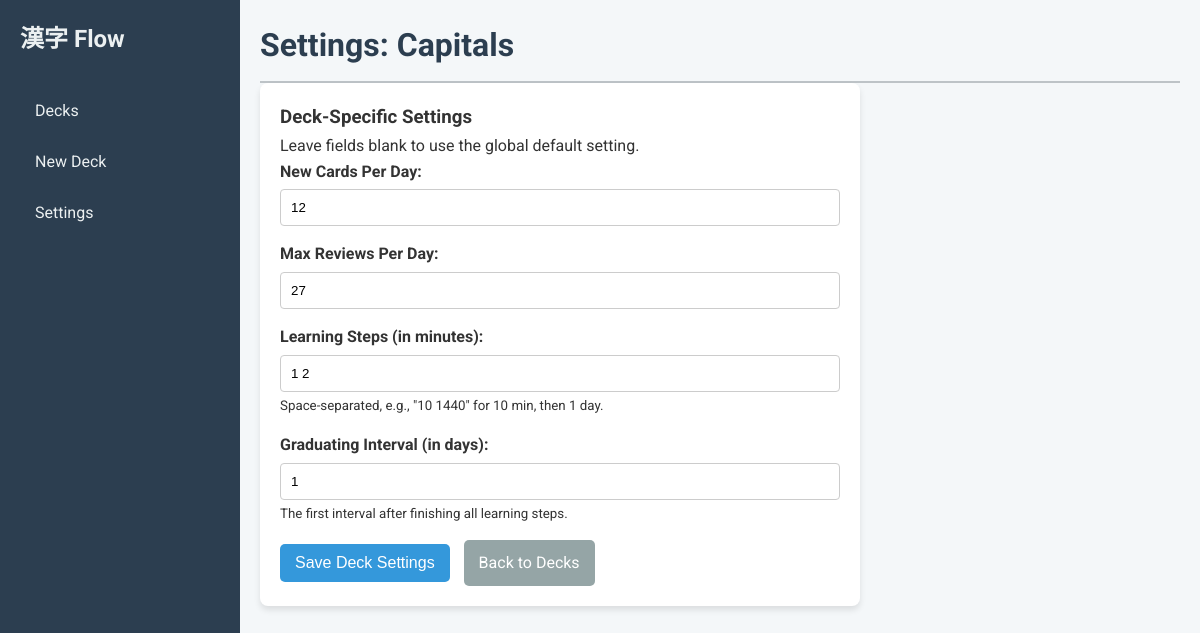
The page /settings/1 on the database as committed earlier.
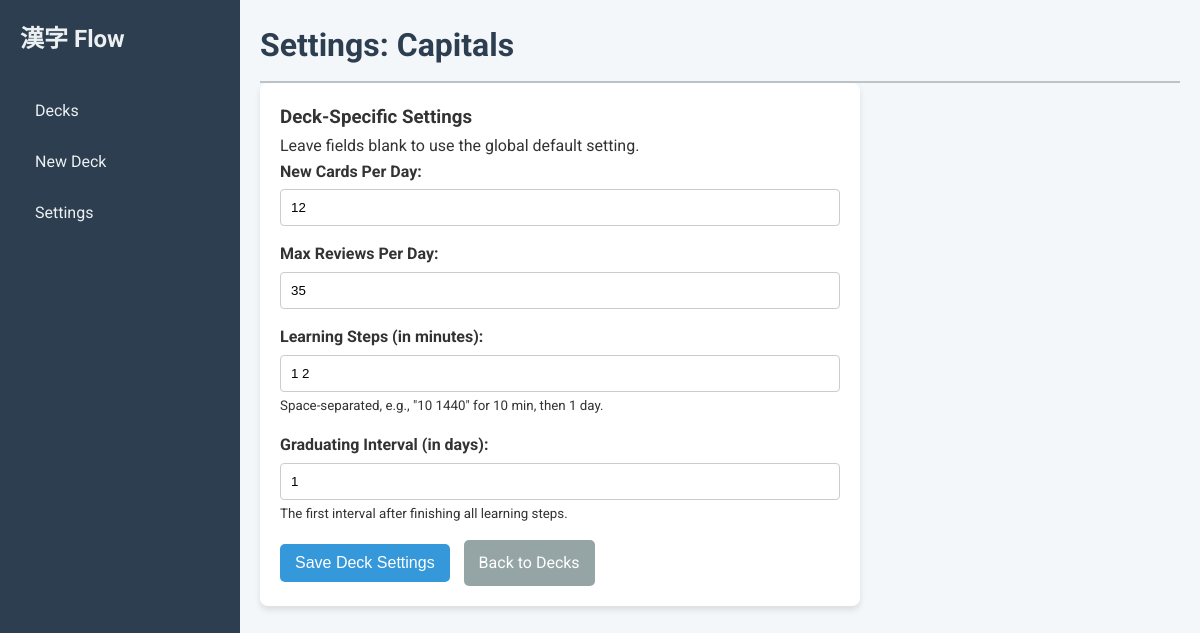
The same page on the database as committed later.
### tables this page shows
CREATE TABLE decks (
            id INTEGER PRIMARY KEY AUTOINCREMENT,
            name TEXT NOT NULL UNIQUE,
            card_template TEXT NOT NULL,
            card_css TEXT NOT NULL,
            new_cards_per_day INTEGER,
            max_reviews_per_day INTEGER,
            learning_steps TEXT,
            graduating_interval INTEGER
        );

### app/main.py (the view)
@app.get("/settings/{deck_id}", response_class=HTMLResponse)
async def deck_settings_page(request: Request, deck_id: int, db: sqlite3.Connection = Depends(get_database)):
    deck = crud.get_deck(db, deck_id)
    if not deck:
        return RedirectResponse(url="/decks")
    global_new = crud.get_setting(db, "new_cards_per_day") or "5"
    global_max = crud.get_setting(db, "max_reviews_per_day") or "20"
    return templates.TemplateResponse("settings_deck.html", {"request": request, "deck": deck, "global_new_cards_per_day": global_new, "global_max_reviews_per_day": global_max, "message": None})

### templates/settings_deck.html (shortened to what this page needs)
{% extends "base.html" %}
{% block page_title %}Settings: {{ deck.name }}{% endblock %}
{% block content %}
    <div class="card form-card">
        <h3>Deck-Specific Settings</h3>
        <p>Leave fields blank to use the global default setting.</p>
        <form action="/settings/{{ deck.id }}" method="post">
            <div class="form-group">
                <label for="new_cards_per_day">New Cards Per Day:</label>
                <input type="number" id="new_cards_per_day" name="new_cards_per_day" value="{{ deck.new_cards_per_day or '' }}" placeholder="Global Default: {{ global_new_cards_per_day }}" min="1">
            </div>
            <div class="form-group">
                <label for="max_reviews_per_day">Max Reviews Per Day:</label>
                <input type="number" id="max_reviews_per_day" name="max_reviews_per_day" value="{{ deck.max_reviews_per_day or '' }}" placeholder="Global Default: {{ global_max_reviews_per_day }}" min="1">
            </div>
            <div class="form-group">
                <label for="learning_steps">Learning Steps (in minutes):</label>
                <input type="text" id="learning_steps" name="learning_steps" value="{{ deck.learning_steps or '' }}" placeholder="Global: {{ global_learning_steps }}">
                <small>Space-separated, e.g., "10 1440" for 10 min, then 1 day.</small>
            </div>
            <div class="form-group">
                <label for="graduating_interval">Graduating Interval (in days):</label>
                <input type="number" id="graduating_interval" name="graduating_interval" value="{{ deck.graduating_interval or '' }}" placeholder="Global: {{ global_graduating_interval }}" min="1">
                <small>The first interval after finishing all learning steps.</small>
            </div>
            <button type="submit" class="btn btn-primary">Save Deck Settings</button>
            <a href="/decks" class="btn btn-secondary">Back to Decks</a>
        </form>
    </div>
{% endblock %}

Rows that differ between the two databases and show on the page:
changed decks "Capitals": max_reviews_per_day "27" → "35"
